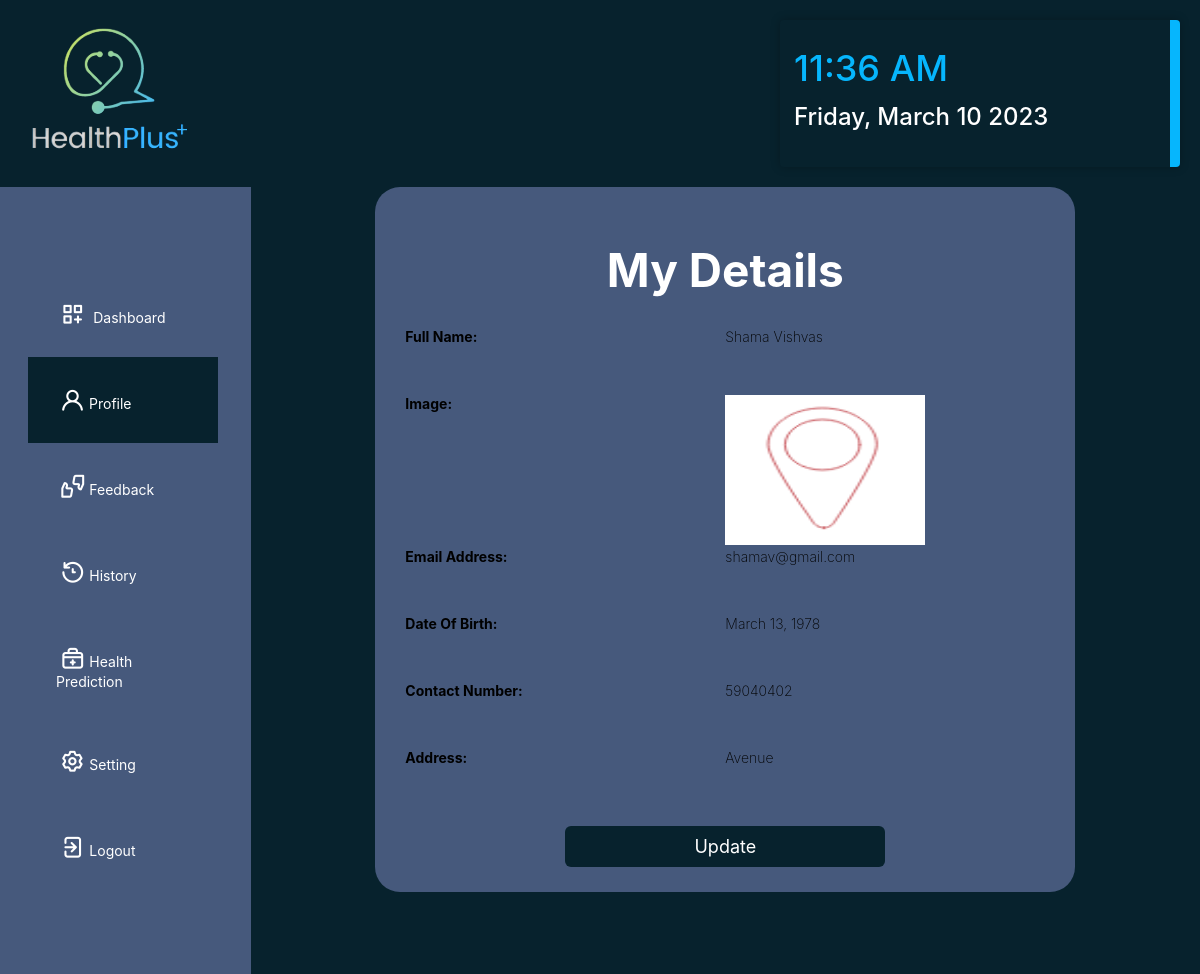
The app's page /patient_profile (signed in) with its own data.
### healthApp/models.py (models this page shows, shortened)
class Patient(models.Model):
    user = models.OneToOneField(User, on_delete=models.CASCADE, null=True)
    contact = models.CharField(max_length=100, null=True)
    dob = models.DateField(null=True)
    address = models.CharField(max_length=100, null=True)
    image = models.ImageField(upload_to='media/', null=True, blank=True)

### healthApp/views.py (the view)
# urls.py: path('patient_profile', views.PatientProfilePage, name='patient_profile'),
@login_required(login_url="login")
def PatientProfilePage(request):
    user = request.user
    if user.is_authenticated:
        patient = user.patient
        context = {
            'username': user.username,
            'fullname': user.first_name + " " + user.last_name,
            'contact': patient.contact,
            'email': user.email,
            'address': patient.address,
            'image': patient.image,
            'dob': patient.dob
        }
        return render(request, 'Patient_Profile.html', context)
    else:
        return render(request, 'loginPage.html')

### templates/Patient_Profile.html (shortened to what this page needs)
<!DOCTYPE html>
<html lang="en">
    {% load static %}
    <head>
        <link rel="stylesheet" href="{% static 'css/styles.css' %}" type="text/css" media="all">
        <link rel="stylesheet" href="https://unicons.iconscout.com/release/v4.0.0/css/line.css">
        <link rel="stylesheet" href="https://cdnjs.cloudflare.com/ajax/libs/font-awesome/6.0.0-beta3/css/all.min.css"
 />
    </head>
    <body>
        <header class="row">
            <a href="{% url 'welcome' %}">
                <img src="{% static 'Images/Logo.png' %}" alt="">
            </a>
            <div class="dateTime">
                <div class="time"></div>
                <div class="date"></div>
            </div>
        </header>
        <div class="wrapper">
            <div class="sidebar">
                <ul>
                    <li><a href="{% url 'patient_dashboard' %}"><i class="uil uil-create-dashboard"></i>
                            Dashboard</a></a></li>
                    <li class="is-active"><a href="{% url 'patient_profile' %}"><i class="uil uil-user"></i>Profile</a></li>
                    <li><a href="{% url 'patient_feedback' %}"><i class="uil uil-feedback"></i>Feedback</a></li>
                    <li><a href="{% url 'patient_prediction_history' %}"><i class="uil uil-history"></i>History</a></li>
                    <li><a href="{% url 'patient_health_prediction' %}"><i class="uil uil-medkit"></i>Health Prediction</a></li>
                    <li><a href="{% url 'patient_settings' %}"><i class="uil uil-setting"></i>Setting</a></li>
                    <li><a href="{% url 'logout_user' %}"><i class="uil uil-signout"></i>Logout</a></li>
                </ul>
            </div>
            <div class="profileContainer">
                <h1>
                    My Details
                </h1>
                <div class="card-profile">
                    <div class="col-md-3">
                        <h5>Full Name:</h5>
                    </div>
                    <div class="col-md-9 text-secondary">
                        <h4>{{fullname}}</h4>
                    </div>
                </div>
                <div class="card-profile">
                    <div class="col-md-3">
                        <h5>Image:</h5>
                    </div>
                    <div class="col-md-9 text-secondary">
                        <img src="{{image.url}}" width="200" height="150">
                    </div>
                </div>
                <div class="card-profile">
                    <div class="col-md-3">
                        <h5>Email Address:</h5>
                    </div>
                    <div class="col-md-9 text-secondary">
                        <h4>{{email}}</h4>
                    </div>
                </div>
                <div class="card-profile">
                    <div class="col-md-3">
                        <h5>Date Of Birth:</h5>
                    </div>
                    <div class="col-md-9 text-secondary">
                        <h4>{{dob}}</h4>
                    </div>
                </div>
                <div class="card-profile">
                    <div class="col-md-3">
                        <h5>Contact Number:</h5>
                    </div>
                    <div class="col-md-9 text-secondary">
                        <h4>{{contact}}</h4>
                    </div>
                </div>
                <div class="card-profile">
                    <div class="col-md-3">
                        <h5>Address:</h5>
                    </div>
                    <div class="col-md-9 text-secondary">
                        <h4>{{address}}</h4>
                    </div>
                </div>
                <div class="buttonUpdate">
                    <a href="{% url 'patient_edit_profile' %}"><input type="submit" value="Update"></a>
                </div>
            </div>
        </div>
    </body>
</html>

### healthApp/static/CSS/Styles.css (style rules this page uses)
* { margin: 0; padding: 0; -webkit-box-sizing: border-box; box-sizing: border-box; list-style: none; font-family: "Inter", sans-serif; font-size: 14px; }
body { overflow-x: hidden; background: #07222d; }
.row { padding: 20px; max-width: 1900px; margin: 0 auto; display: grid; grid-template-columns: 1fr 21fr 1fr 2fr; justify-items: center; }
.dateTime { font-size: 12px; padding: 14px; color: #ffffff; background: #07222d; box-shadow: 0 0 10px rgba(0, 0, 0, 0.25); border-radius: 4px; border-right: 10px #06b6fd solid; width: 400px; font-weight: 500; font-family: "Inter", sans-serif; }
.time { font-size: 3em; color: #06b6fd; margin-top: 12px; }
.date { margin-top: 12px; font-size: 2em; }
.wrapper { display: flex; position: relative; }
.wrapper .sidebar { flex: -1 -1 0; max-width: 300px; padding: 6rem 3rem; background-color: #46597c; }
.wrapper .sidebar ul li { margin: 0 -1rem; }
.wrapper .sidebar ul li a { display: block; padding: 2em; color: #ffffff; text-decoration: none; transition: 0.2s linear; }
.wrapper .sidebar ul li a i.uil { font-size: 25px; margin: 3%; }
.wrapper .sidebar ul li:hover, .wrapper .sidebar ul li.is-active { background: #07222d; border-right: 5px solid #46597c; }
.profileContainer { margin: 0 auto; max-width: 700px; width: 100%; padding: 25px 30px; border-radius: 25px; background: #46597c; height: 50%; }
.profileContainer > h1 { font-size: 46px; margin: 30px; text-align: center; color: #ffffff; }
.card-profile { margin: 0 auto; display: grid; grid-template-columns: 2fr 2fr; }
.card-profile h5 { margin-bottom: 20px; }
.card-profile h4 { margin-bottom: 50px; font-weight: 200; }
.buttonUpdate { text-align: center; }
.buttonUpdate input { padding: 10px; font-size: 18px; margin-top: 10px; height: 100%; width: 50%; outline: none; color: #fff; border: none; background: #07222d; border-radius: 6px; }

### records on screen
Patient: dob "March 13, 1978", contact "59040402", address "Avenue"

### other values on screen
{{ fullname }} "Shama Vishvas"
{{ email }} "shamav@gmail.com"
